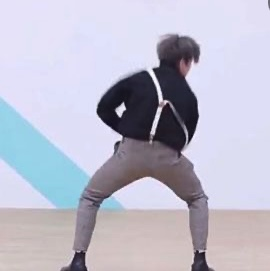
#> input picture onlyBecause.jpg, 270 x 271 px
$ jupyter execute --allow-errors main.ipynb
#> lines starting #> are read from the running program, lines starting #| are printed output that depends on the picture
### puzzle.py
import numpy as np
from copy import deepcopy

class Puzzle:
    def __init__(self, size=3):
        self.board = np.array([i + 1 for i in range(size * size)])
        self.board[size * size - 1] = 0
        self.size = size

        self.generate_random_board()
        self.move_blank_to_the_head()

        self.blank = 0

    def generate_random_board(self):
        np.random.shuffle(self.board)
        while self.count_inverse_number() % 2 != 0:
            np.random.shuffle(self.board)

    def move_blank_to_the_head(self):
        blank = np.where(self.board == 0)[0][0]
        for i in range(blank, 0, -1):
            self.board[i], self.board[i - 1] = self.board[i - 1], self.board[i]

    def count_inverse_number(self):
        s = 0
        size = self.size
        for i in range(size * size - 1):
            if self.board[i] != 0:
                for j in range(i + 1, size * size):
                    if self.board[j] != 0:
                        if self.board[i] > self.board[j]:
                            s += 1
        return s

    def _count_manhattan_distance(self):
        s = 0
        size = self.size
        for i in range(size * size):
            s += abs(self.board[i] - i)

        return s

    def calculate_utility(self):
        return - (self.count_inverse_number() + self._count_manhattan_distance())

    def snapshot(self):
        return tuple(self.board)

    # [10 lines left out: function display, not called in this run]

    def win(self):
        return self._count_manhattan_distance() == 0

    def move_down(self):
        if self.blank >= self.size:
            other = self.blank - self.size
            self.board[other], self.board[self.blank] = self.board[self.blank], self.board[other]
            self.blank = other

    def move_up(self):
        if self.blank < self.size ** 2 - self.size:
            other = self.blank + self.size
            self.board[other], self.board[self.blank] = self.board[self.blank], self.board[other]
            self.blank = other

    def move_right(self):
        if self.blank % self.size != 0:
            other = self.blank - 1
            self.board[other], self.board[self.blank] = self.board[self.blank], self.board[other]
            self.blank = other

    def move_left(self):
        if self.blank % self.size != self.size - 1:
            other = self.blank + 1
            self.board[other], self.board[self.blank] = self.board[self.blank], self.board[other]
            self.blank = other

    # [5 lines left out: function clone, not called in this run]

### a_star_player.py
from queue import PriorityQueue
from utils import PuzzleState


class AStarPlayer:
    def __init__(self, puzzle):
        self.puzzle = puzzle
        self.size = puzzle.size

    def solve(self):
        visited = set()
        Q = PriorityQueue()
        puzzle_state = PuzzleState(self.puzzle)
        visited.add(puzzle_state.state)
        Q.put(puzzle_state)
        while not Q.empty():
            state = Q.get()
            puzzle = state.get_puzzle()
            if puzzle.win():
                ptr = state
                res = []
                while ptr:
                    res.append(ptr.move_from_parent)
                    ptr = ptr.parent
                return res[::-1]

            puzzle1 = state.get_puzzle()
            puzzle1.move_up()
            if puzzle1.snapshot() not in visited:
                visited.add(puzzle1.snapshot())
                Q.put(PuzzleState(puzzle1, state, "up"))

            puzzle2 = state.get_puzzle()
            puzzle2.move_down()
            if puzzle2.snapshot() not in visited:
                visited.add(puzzle2.snapshot())
                Q.put(PuzzleState(puzzle2, state, "down"))

            puzzle3 = state.get_puzzle()
            puzzle3.move_left()
            if puzzle3.snapshot() not in visited:
                visited.add(puzzle3.snapshot())
                Q.put(PuzzleState(puzzle3, state, "left"))

            puzzle4 = state.get_puzzle()
            puzzle4.move_right()
            if puzzle4.snapshot() not in visited:
                visited.add(puzzle4.snapshot())
                Q.put(PuzzleState(puzzle4, state, "right"))

        print("Unsovlable!")
        return []

### utils.py
from puzzle import Puzzle


class PuzzleState:
    def __init__(self, puzzle, parent=None, move_from_parent=None):
        self.state = puzzle.snapshot()
        self.utility = puzzle.calculate_utility()
        self.size = puzzle.size
        self.parent = parent
        self.move_from_parent = move_from_parent

    def __lt__(self, other):
        return self.utility > other.utility

    def get_puzzle(self):
        puzzle = Puzzle(self.size)
        puzzle.board = list(self.state)
        puzzle.blank = puzzle.board.index(0)
        return puzzle

### main.ipynb
[cell 1]
from a_star_player import *
from puzzle import *
from utils import *
import matplotlib.pyplot as plt
from IPython import display
import cv2

[cell 2]
SIZE = 3
image = cv2.imread('onlyBecause.jpg')
#> image is the input picture: shape (271, 270, 3); mean B, G, R 202.7, 186.8, 187.5
shape = image.shape
#> shape = (271, 270, 3)
height = shape[0] // SIZE
#> height = 90
width = shape[1] // SIZE
#> width = 90

[cell 3]
def get_assembled_image(img, puzzle):
    image = np.zeros((height * SIZE, width * SIZE, 3), dtype=np.uint8)
    for k, num in enumerate(puzzle):
        a, b = k // SIZE, k % SIZE
        i, j = num // SIZE, num % SIZE
        image[height * a: height * (a + 1), width * b: width * (b + 1)] = img[height * i: height * (i + 1), width * j: width * (j + 1)]
    return image

[cell 4]
env = Puzzle(3)
plt.axis('off')
#> (this line was passed over: IPython is not available in this run)
plt.imshow(get_assembled_image(image, env.snapshot()))
#> the loop in get_assembled_image, `for k, num in enumerate(puzzle):` made 9 passes
#> (num, a, b, i, j) on passes 1 to 9: (0, 0, 0, 0, 0), (8, 0, 1, 2, 2), (3, 0, 2, 1, 0), (2, 1, 0, 0, 2), (5, 1, 1, 1, 2), (7, 1, 2, 2, 1), (4, 2, 0, 1, 1), (1, 2, 1, 0, 1), (6, 2, 2, 2, 0)
#> after the loop in get_assembled_image, `for k, num in enumerate(puzzle):`:
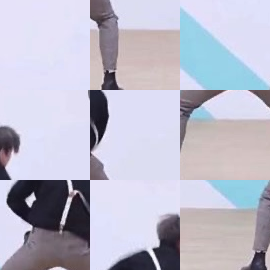
#> image: shape (270, 270, 3); mean B, G, R 202.8, 186.9, 187.6
#> (this line was passed over: IPython is not available in this run)

[cell 5]
player = AStarPlayer(env)
res = player.solve()

#> (the rest of this cell did not finish here and is left out)
